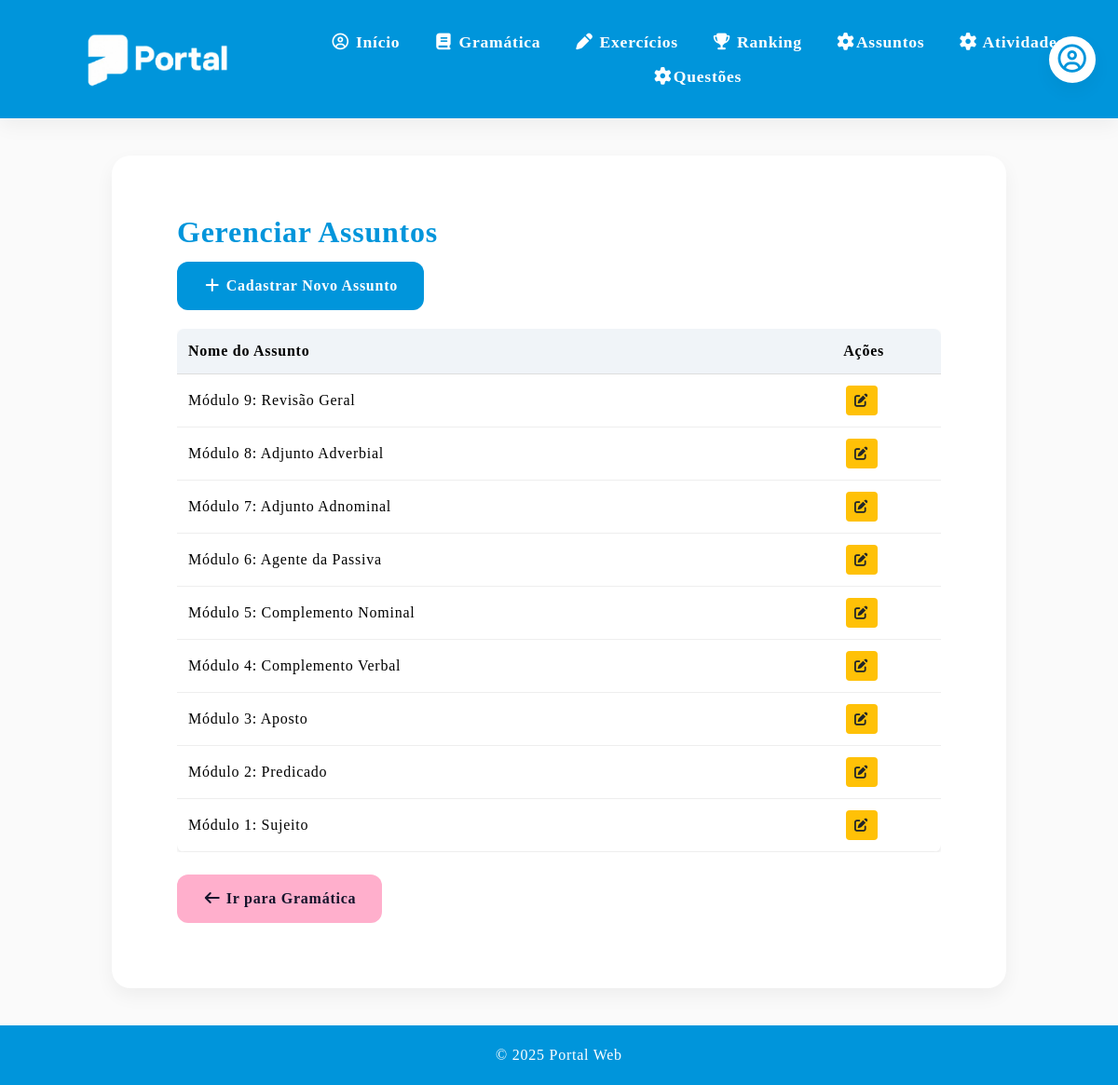
The app's page /listar_assuntos with its own data.
### models.py (models this page shows, shortened)
class Assunto(db.Model):
    __tablename__ = "assunto"
    id = db.Column(db.Integer, primary_key=True)
    nome = db.Column(db.String(100), nullable=False)
    conteudo = db.Column(db.Text, nullable=True)
    imagem = db.Column(db.String(255), nullable=True)
    arquivo_pdf = db.Column(db.String(255), nullable=True)
    atividades = db.relationship("Atividade", back_populates="assunto", lazy=True)
    tipo = db.Column(db.String(50), nullable=False, default="USUARIO")

### rotas.py (the view)
    @app.route('/listar_assuntos')
    def listar_assuntos():
        redir = verificar_professor()
        if redir: return redir
        pagina = request.args.get('pagina', 1, type=int)
        try:
            assuntos_paginado = AssuntoServico.listar_paginado(pagina)
            return render_template("listar_assuntos.html", assuntos=assuntos_paginado.items, paginacao=assuntos_paginado)
        except Exception as e:
            print("ERRO LISTAR ASSUNTOS:", str(e))
            flash("Erro ao carregar.")
            return redirect(url_for('gramatica'))

### rotas.py (called while the page is built, shortened)
def verificar_professor():
    return None

### servicos/assunto_servico.py (called while the page is built)
    @staticmethod
    def listar_paginado(pagina=1):
        itens_por_pagina = current_app.config['ITENS_POR_PAGINA']
        return Assunto.query.order_by(Assunto.id.desc()).paginate(
            page=pagina,
            per_page=itens_por_pagina,
            error_out=False
        )

### templates/listar_assuntos.html (shortened to what this page needs)
{% extends "base.html" %}
{% block conteudo %}
        <section id="assuntos" class="section">
            <h2>Gerenciar Assuntos</h2>
            <p>
                <a href="{{ url_for('novo_assunto') }}" class="btn btn-detalhe">
                    <i class="fa-solid fa-plus"></i> Cadastrar Novo Assunto
                </a>
            </p>
            <div style="margin-top: 20px; overflow-x: auto;">
                <table style="width: 100%; border-collapse: collapse; background: #fff; border-radius: 8px; overflow: hidden; box-shadow: 0 2px 4px rgba(0,0,0,0.1);">
                    <thead>
                        <tr style="background: #f0f4f8;">
                            <th style="padding: 12px; text-align: left; border-bottom: 1px solid #ddd;">Nome do Assunto</th>
                            <th style="padding: 12px; text-align: center; border-bottom: 1px solid #ddd;">Ações</th>
                        </tr>
                    </thead>
                    <tbody>
                        {% for assunto in assuntos %}
                        <tr>
                            <td style="padding: 12px; border-bottom: 1px solid #eee;">{{ assunto.nome }}</td>
                            <td style="padding: 12px; border-bottom: 1px solid #eee; text-align: center;">
                                <a href="{{ url_for('editar_assunto', id=assunto.id) }}" class="btn" style="padding: 4px 8px; font-size: 0.9em; background: #ffc107; color: #212529; text-decoration: none; border-radius: 4px; margin-right: 5px;">
                                    <i class="fa-solid fa-pen-to-square"></i>
                                </a>
                            </td>
                        </tr>
                        {% else %}
                        <tr>
                            <td colspan="3" style="padding: 15px; text-align: center; color: #6c757d;">Nenhum assunto cadastrado.</td>
                        </tr>
                        {% endfor %}
                    </tbody>
                </table>
            </div>
            <br>
            <a href="{{ url_for('gramatica') }}" class="btn btn-gramatica">
                <i class="fa-solid fa-arrow-left"></i> Ir para Gramática
            </a>
        </section>
    {% endblock %}

### static/css/style.css (style rules this page uses)
:root { --primary-blue: #0095DB; --secondary-blue: #D5F7FF; --primary-pink: #FFAFCC; --secondary-pink: #FFECF4; --pink: #FF477E; --mint-green: #DFFCF4; --success-green: #00966D; --soft-purple: #DDD0F8; --soft-yellow: #FFF0D4; --yellow: #F4B740; --bg-light: #FAFAFA; --gray-light: #EDEDED; --gray-medium: #D6D8E7; --text-dark: #14142B; --shadow-soft: 0 8px 20px rgba(0, 0, 0, 0.05); }
* { margin: 0; padding: 0; box-sizing: border-box; }
body { font-family: 'Basier Square'; font-weight: 400; font-size: 1.0em; line-height: 1.5em; letter-spacing: 0.75px; background-color: var(--bg-light); */ }
.section { background: white; border-radius: 20px; padding: 70px; margin-bottom: 30px; box-shadow: var(--shadow-soft); transition: 0.3s; }
h2 { color: var(--primary-blue); margin-bottom: 20px; font-size: 2rem; }
.btn { display: inline-block; background-color: var(--primary-blue); color: white; padding: 14px 28px; border-radius: 12px; text-decoration: none; font-weight: bold; border: none; cursor: pointer; transition: 0.3s; }
.btn-gramatica { background-color: var(--primary-pink); color: var(--text-dark); }

### records on screen
Assunto: nome "Módulo 9: Revisão Geral"
Assunto: nome "Módulo 8: Adjunto Adverbial"
Assunto: nome "Módulo 7: Adjunto Adnominal"
Assunto: nome "Módulo 6: Agente da Passiva"
Assunto: nome "Módulo 5: Complemento Nominal"
Assunto: nome "Módulo 4: Complemento Verbal"
Assunto: nome "Módulo 3: Aposto"
Assunto: nome "Módulo 2: Predicado"
Assunto: nome "Módulo 1: Sujeito"
